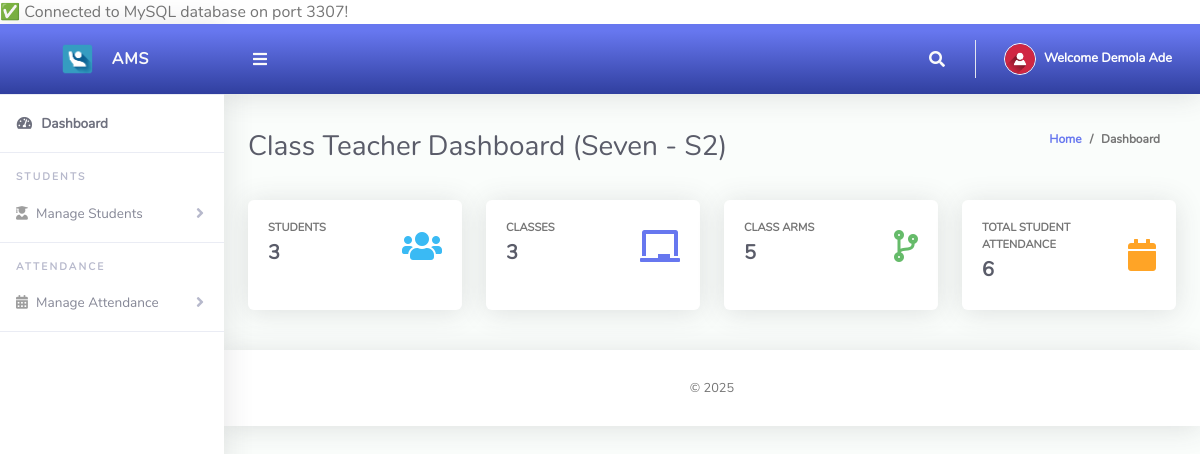
The page /ClassTeacher/index.php (signed in) on the database its author committed.
### tables this page shows
CREATE TABLE `tblclassteacher` (
  `Id` int(10) NOT NULL,
  `firstName` varchar(255) NOT NULL,
  `lastName` varchar(255) NOT NULL,
  `emailAddress` varchar(255) NOT NULL,
  `password` varchar(255) NOT NULL,
  `phoneNo` varchar(50) NOT NULL,
  `classId` varchar(10) NOT NULL,
  `classArmId` varchar(10) NOT NULL,
  `dateCreated` varchar(50) NOT NULL
);

CREATE TABLE `tblclassarms` (
  `Id` int(10) NOT NULL,
  `classId` varchar(10) NOT NULL,
  `classArmName` varchar(255) NOT NULL,
  `isAssigned` varchar(10) NOT NULL
);

CREATE TABLE `tblclass` (
  `Id` int(10) NOT NULL,
  `className` varchar(255) NOT NULL
);

### ClassTeacher/index.php (the view, shortened to what this page needs)
<?php
include '../Includes/dbcon.php';
    $query = "SELECT tblclass.className,tblclassarms.classArmName
    FROM tblclassteacher
    INNER JOIN tblclass ON tblclass.Id = tblclassteacher.classId
    INNER JOIN tblclassarms ON tblclassarms.Id = tblclassteacher.classArmId
    Where tblclassteacher.Id = '$_SESSION[userId]'";
    $rs = $conn->query($query);
    $rrw = $rs->fetch_assoc();
?>
<!DOCTYPE html>
<html lang="en">
<head>
  <link href="../vendor/fontawesome-free/css/all.min.css" rel="stylesheet" type="text/css">
  <link href="../vendor/bootstrap/css/bootstrap.min.css" rel="stylesheet" type="text/css">
  <link href="css/ruang-admin.min.css" rel="stylesheet">
</head>
<body id="page-top">
  <div id="wrapper">
   <?php include "Includes/sidebar.php";?>
    <div id="content-wrapper" class="d-flex flex-column">
      <div id="content">
           <?php include "Includes/topbar.php";?>
        <div class="container-fluid" id="container-wrapper">
          <div class="d-sm-flex align-items-center justify-content-between mb-4">
            <h1 class="h3 mb-0 text-gray-800">Class Teacher Dashboard (<?php echo $rrw['className'].' - '.$rrw['classArmName'];?>)</h1>
            <ol class="breadcrumb">
              <li class="breadcrumb-item"><a href="./">Home</a></li>
              <li class="breadcrumb-item active" aria-current="page">Dashboard</li>
            </ol>
          </div>
          <div class="row mb-3">
          <?php
$query1=mysqli_query($conn,"SELECT * from tblstudents where classId = '$_SESSION[classId]' and classArmId = '$_SESSION[classArmId]'");
$students = mysqli_num_rows($query1);
?>
            <div class="col-xl-3 col-md-6 mb-4">
              <div class="card h-100">
                <div class="card-body">
                  <div class="row no-gutters align-items-center">
                    <div class="col mr-2">
                      <div class="text-xs font-weight-bold text-uppercase mb-1">Students</div>
                      <div class="h5 mb-0 mr-3 font-weight-bold text-gray-800"><?php echo $students;?></div>
                    </div>
                    <div class="col-auto">
                      <i class="fas fa-users fa-2x text-info"></i>
                    </div>
                  </div>
                </div>
              </div>
            </div>
             <?php
$query1=mysqli_query($conn,"SELECT * from tblclass");
$class = mysqli_num_rows($query1);
?>
            <div class="col-xl-3 col-md-6 mb-4">
              <div class="card h-100">
                <div class="card-body">
                  <div class="row align-items-center">
                    <div class="col mr-2">
                      <div class="text-xs font-weight-bold text-uppercase mb-1">Classes</div>
                      <div class="h5 mb-0 font-weight-bold text-gray-800"><?php echo $class;?></div>
                    </div>
                    <div class="col-auto">
                      <i class="fas fa-chalkboard fa-2x text-primary"></i>
                    </div>
                  </div>
                </div>
              </div>
            </div>
             <?php
$query1=mysqli_query($conn,"SELECT * from tblclassarms");
$classArms = mysqli_num_rows($query1);
?>
            <div class="col-xl-3 col-md-6 mb-4">
              <div class="card h-100">
                <div class="card-body">
                  <div class="row no-gutters align-items-center">
                    <div class="col mr-2">
                      <div class="text-xs font-weight-bold text-uppercase mb-1">Class Arms</div>
                      <div class="h5 mb-0 font-weight-bold text-gray-800"><?php echo $classArms;?></div>
                    </div>
                    <div class="col-auto">
                      <i class="fas fa-code-branch fa-2x text-success"></i>
                    </div>
                  </div>
                </div>
              </div>
            </div>
            <?php
$query1=mysqli_query($conn,"SELECT * from tblattendance where classId = '$_SESSION[classId]' and classArmId = '$_SESSION[classArmId]'");
$totAttendance = mysqli_num_rows($query1);
?>
            <div class="col-xl-3 col-md-6 mb-4">
              <div class="card h-100">
                <div class="card-body">
                  <div class="row no-gutters align-items-center">
                    <div class="col mr-2">
                      <div class="text-xs font-weight-bold text-uppercase mb-1">Total Student Attendance</div>
                      <div class="h5 mb-0 font-weight-bold text-gray-800"><?php echo $totAttendance;?></div>
                    </div>
                    <div class="col-auto">
                      <i class="fas fa-calendar fa-2x text-warning"></i>
                    </div>
                  </div>
                </div>
              </div>
            </div>
        </div>
      </div>
      <?php include 'includes/footer.php';?>
    </div>
  </div>
</body>
</html>

### ClassTeacher/Includes/topbar.php (shortened to what this page needs)
<?php
  $query = "SELECT * FROM tblclassteacher WHERE Id = ".$_SESSION['userId']."";
  $rs = $conn->query($query);
  $rows = $rs->fetch_assoc();
  $fullName = $rows['firstName']." ".$rows['lastName'];;
?>
<nav class="navbar navbar-expand navbar-light bg-gradient-primary topbar mb-4 static-top">
          <button id="sidebarToggleTop" class="btn btn-link rounded-circle mr-3">
            <i class="fa fa-bars"></i>
          </button>
          <ul class="navbar-nav ml-auto">
            <li class="nav-item dropdown no-arrow">
              <a class="nav-link dropdown-toggle" href="#" id="searchDropdown" role="button" data-toggle="dropdown"
                aria-haspopup="true" aria-expanded="false">
                <i class="fas fa-search fa-fw"></i>
              </a>
            </li>
            <li class="nav-item dropdown no-arrow">
              <a class="nav-link dropdown-toggle" href="#" id="userDropdown" role="button" data-toggle="dropdown"
                aria-haspopup="true" aria-expanded="false">
                <img class="img-profile rounded-circle" src="img/user-icn.png" style="max-width: 60px">
                <span class="ml-2 d-none d-lg-inline text-white small"><b>Welcome <?php echo $fullName;?></b></span>
              </a>
            </li>
          </ul>
        </nav>

### rows shown on the page
tblclassteacher: fullName "Demola Ade"
tblclassarms: classId.className "Seven", classArmName "S2"

### other values the page prints
$port "3307"
$students "3"
$class "3"
$classArms "5"
$totAttendance "6"
